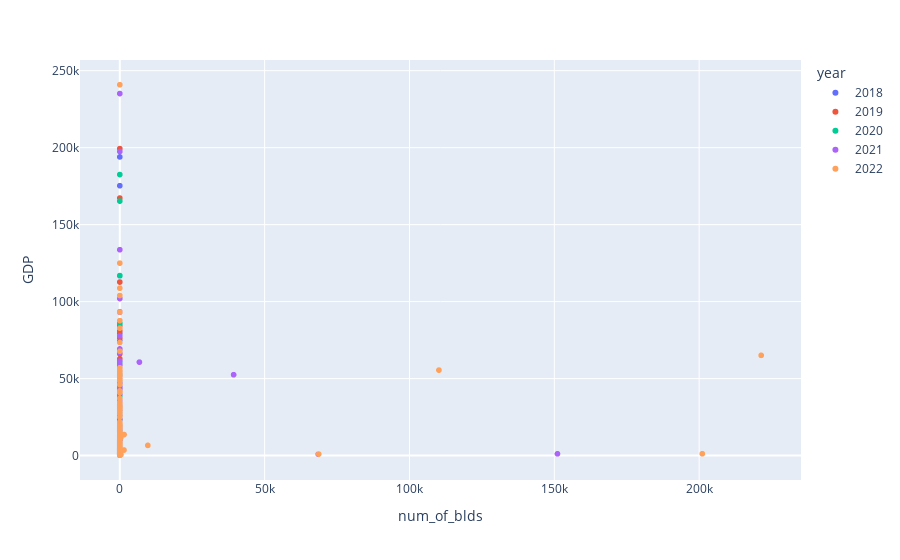

Notebook code cell kept with this figure:
### Code cell
# the scatter plot of the number of ai buildings and gdp in the years 2018-2022
fig = px.scatter(df_ai_blds_gdp, x="num_of_blds", y="GDP", color="year",
                 #symbol="adm0_iso"
                 hover_name="adm0_iso",)
fig.show()

### Figure 1 — Plotly figure (JSON) as saved in the notebook; plotly's stock layout.template omitted (floating-point values rounded to 4 significant figures; data arrays with more than 128 entries replaced by an {"elided": "..."} marker saying what was removed)
{"data": [{"hovertemplate": "<b>%{hovertext}</b><br><br>year=2018<br>num_of_blds=%{x}<br>GDP=%{y}<extra></extra>", "hovertext": {"elided": "193 str values"}, "legendgroup": "2018", "marker": {"color": "#636efa", "symbol": "circle"}, "mode": "markers", "name": "2018", "showlegend": true, "type": "scattergl", "x": {"elided": "193 int values"}, "xaxis": "x", "y": {"elided": "193 float values"}, "yaxis": "y"}, {"hovertemplate": "<b>%{hovertext}</b><br><br>year=2019<br>num_of_blds=%{x}<br>GDP=%{y}<extra></extra>", "hovertext": {"elided": "193 str values"}, "legendgroup": "2019", "marker": {"color": "#EF553B", "symbol": "circle"}, "mode": "markers", "name": "2019", "showlegend": true, "type": "scattergl", "x": {"elided": "193 int values"}, "xaxis": "x", "y": {"elided": "193 float values"}, "yaxis": "y"}, {"hovertemplate": "<b>%{hovertext}</b><br><br>year=2020<br>num_of_blds=%{x}<br>GDP=%{y}<extra></extra>", "hovertext": {"elided": "193 str values"}, "legendgroup": "2020", "marker": {"color": "#00cc96", "symbol": "circle"}, "mode": "markers", "name": "2020", "showlegend": true, "type": "scattergl", "x": {"elided": "193 int values"}, "xaxis": "x", "y": {"elided": "193 float values"}, "yaxis": "y"}, {"hovertemplate": "<b>%{hovertext}</b><br><br>year=2021<br>num_of_blds=%{x}<br>GDP=%{y}<extra></extra>", "hovertext": {"elided": "193 str values"}, "legendgroup": "2021", "marker": {"color": "#ab63fa", "symbol": "circle"}, "mode": "markers", "name": "2021", "showlegend": true, "type": "scattergl", "x": {"elided": "193 int values"}, "xaxis": "x", "y": {"elided": "193 float values"}, "yaxis": "y"}, {"hovertemplate": "<b>%{hovertext}</b><br><br>year=2022<br>num_of_blds=%{x}<br>GDP=%{y}<extra></extra>", "hovertext": {"elided": "193 str values"}, "legendgroup": "2022", "marker": {"color": "#FFA15A", "symbol": "circle"}, "mode": "markers", "name": "2022", "showlegend": true, "type": "scattergl", "x": {"elided": "193 int values"}, "xaxis": "x", "y": {"elided": "193 float values"}, "yaxis": "y"}], "layout": {"legend": {"title": {"text": "year"}, "tracegroupgap": 0}, "margin": {"t": 60}, "xaxis": {"anchor": "y", "domain": [0, 1], "title": {"text": "num_of_blds"}}, "yaxis": {"anchor": "x", "domain": [0, 1], "title": {"text": "GDP"}}}}
